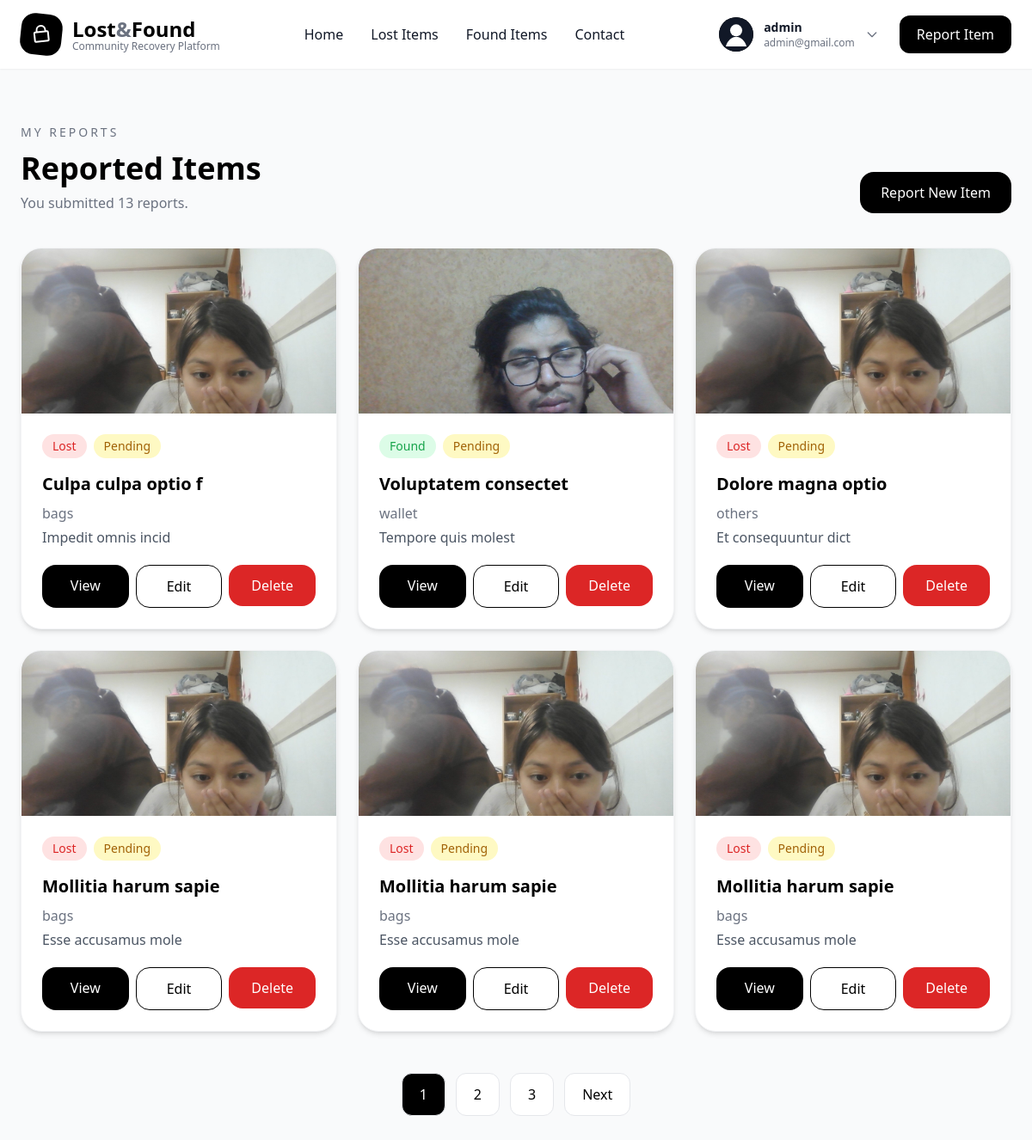
Page /reported_item.php (signed in) on the committed database.
### tables this page shows
CREATE TABLE `reports` (
  `id` int(11) NOT NULL,
  `user_id` int(11) NOT NULL,
  `category_id` int(11) NOT NULL,
  `report_type` enum('lost','found') NOT NULL,
  `status` enum('pending','approved','rejected') DEFAULT 'pending',
  `title` varchar(255) NOT NULL,
  `description` text NOT NULL,
  `lost_found_date` date NOT NULL,
  `location` varchar(255) DEFAULT NULL,
  `image` varchar(255) DEFAULT NULL,
  `contact` varchar(255) DEFAULT NULL,
  `created_at` timestamp NOT NULL DEFAULT current_timestamp()
);

CREATE TABLE `category` (
  `id` int(11) NOT NULL,
  `categoryName` varchar(60) NOT NULL
);

### reported_item.php (the view, shortened to what this page needs)
<?php
require_once "includes/header.php";
require_once "includes/functions.php";
$user = currentUser();
$page = (int)($_GET['page'] ?? 1);
$limit = 6;
$offset = ($page - 1) * $limit;
$countStmt = $pdo->prepare("
    SELECT COUNT(*) AS total
    FROM reports
    WHERE user_id = ?
");
$countStmt->execute([$user['id']]);
$totalItems = (int)$countStmt->fetchColumn();
$stmt = $pdo->prepare("
    SELECT
        reports.*,
        category.categoryName
    FROM reports
    LEFT JOIN category
    ON reports.category_id = category.id
    WHERE reports.user_id = ?
    ORDER BY reports.created_at DESC
    LIMIT " . (int)$limit . "
    OFFSET " . (int)$offset
);
$stmt->execute([$user['id']]);
$items = $stmt->fetchAll();
?>
<section class="py-16 bg-gray-50 min-h-screen">
    <div class="max-w-7xl mx-auto px-4 sm:px-6">
        <div class="flex flex-col sm:flex-row sm:items-end sm:justify-between gap-6 mb-10">
            <div>
                <p class="uppercase tracking-[3px] text-sm text-gray-500 mb-3">
                    My Reports
                </p>
                <h1 class="text-4xl font-bold text-black">
                    Reported Items
                </h1>
                <p class="text-gray-500 mt-2">
                    You submitted <?= $totalItems ?> report<?= $totalItems === 1 ? '' : 's' ?>.
                </p>
            </div>
            <a
                href="report.php"
                class="inline-flex justify-center px-6 py-3 bg-black text-white rounded-2xl hover:bg-gray-800 transition">
                Report New Item
            </a>
        </div>
        <?php if ($items): ?>
            <div class="grid sm:grid-cols-2 lg:grid-cols-3 gap-6">
                <?php foreach ($items as $item): ?>
                    <?php
                    $statusClasses = [
                        'approved' => 'bg-green-100 text-green-700',
                        'pending' => 'bg-yellow-100 text-yellow-700',
                        'rejected' => 'bg-red-100 text-red-700',
                        'claimed' => 'bg-blue-100 text-blue-700'
                    ];
                    $typeClass = $item['report_type'] === 'lost'
                        ? 'bg-red-100 text-red-600'
                        : 'bg-green-100 text-green-600';
                    ?>
                    <article class="bg-white rounded-3xl overflow-hidden shadow-md hover:shadow-xl transition border border-gray-100">
                        <div class="h-48 bg-gray-100 overflow-hidden">
                            <img
                                src="<?= htmlspecialchars(reportImageSrc($item['image'])) ?>"
                                alt="<?= htmlspecialchars($item['title']) ?>"
                                class="w-full h-full object-cover">
                        </div>
                        <div class="p-6">
                            <div class="flex flex-wrap gap-2 mb-4">
                                <span class="<?= $typeClass ?> px-3 py-1 rounded-full text-sm">
                                    <?= htmlspecialchars(ucfirst($item['report_type'])) ?>
                                </span>
                                <span class="<?= $statusClasses[$item['status']] ?? 'bg-gray-100 text-gray-700' ?> px-3 py-1 rounded-full text-sm">
                                    <?= htmlspecialchars(ucfirst($item['status'])) ?>
                                </span>
                            </div>
                            <h2 class="text-xl font-semibold text-black mb-2">
                                <?= htmlspecialchars($item['title']) ?>
                            </h2>
                            <p class="text-gray-500 mb-1">
                                <?= htmlspecialchars($item['categoryName'] ?? 'Uncategorized') ?>
                            </p>
                            <p class="text-gray-600 mb-5">
                                <?= htmlspecialchars($item['location']) ?>
                            </p>
                            <div class="grid grid-cols-3 gap-2">
                                <a
                                    href="single.php?id=<?= (int)$item['id'] ?>"
                                    class="text-center py-3 bg-black text-white rounded-2xl hover:bg-gray-800 transition">
                                    View
                                </a>
                                <a
                                    href="edit_report.php?id=<?= (int)$item['id'] ?>"
                                    class="text-center py-3 border border-black text-black rounded-2xl hover:bg-gray-100 transition">
                                    Edit
                                </a>
                                <form method="POST" action="delete_report.php" onsubmit="return confirm('Delete this report?');">
                                    <button
                                        type="submit"
                                        class="w-full py-3 bg-red-600 text-white rounded-2xl hover:bg-red-700 transition">
                                        Delete
                                    </button>
                                </form>
                            </div>
                        </div>
                    </article>
                <?php endforeach; ?>
            </div>
        <?php endif; ?>
    </div>
</section>
<?php require_once "includes/footer.php"; ?>

### rows in the picture
reports: image (picture), report_type "Lost", status "Pending", title "Culpa culpa optio f", category.categoryName "bags", location "Impedit omnis incid"
reports: image (picture), report_type "Found", status "Pending", title "Voluptatem consectet", category.categoryName "wallet", location "Tempore quis molest"
reports: image (picture), report_type "Lost", status "Pending", title "Dolore magna optio", category.categoryName "others", location "Et consequuntur dict"
reports: image (picture), report_type "Lost", status "Pending", title "Mollitia harum sapie", category.categoryName "bags", location "Esse accusamus mole"
reports: image (picture), report_type "Lost", status "Pending", title "Mollitia harum sapie", category.categoryName "bags", location "Esse accusamus mole"
reports: image (picture), report_type "Lost", status "Pending", title "Mollitia harum sapie", category.categoryName "bags", location "Esse accusamus mole"

### other values in the picture
$user['username'] "admin"
$user['email'] "admin@gmail.com"
$totalItems "13"
